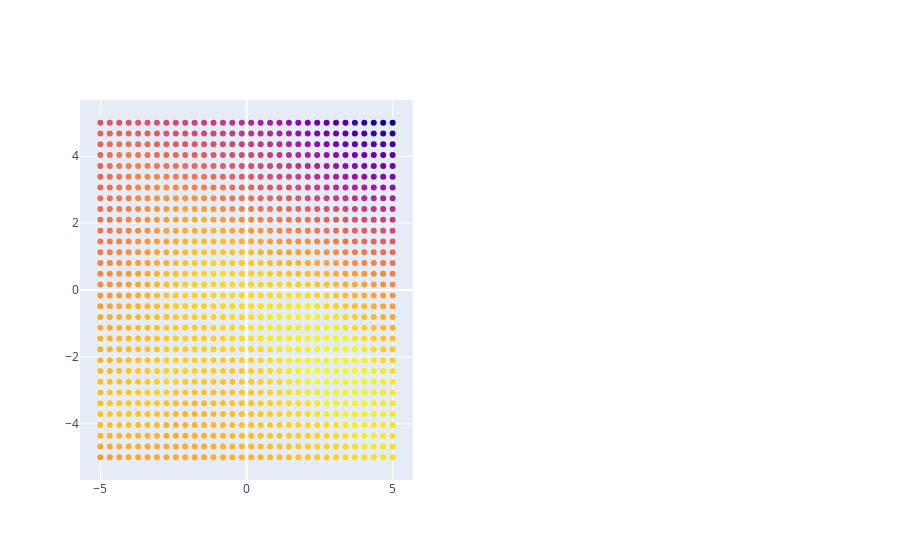

Notebook code cell kept with this figure:
### Code cell
subset = df[(np.isclose(df['t'], 0.87)) & (df['z'] == -5.000000)]
fig = make_subplots(rows=1, cols=2)

fig.add_trace(
    go.Scatter(x=subset['x'], y=subset['y'], mode = 'markers', marker=dict(
        color=subset['predicted']
    )),
    row=1, col=1
)

fig.show()

### Figure 1 — Plotly figure (JSON) as saved in the notebook; plotly's stock layout.template omitted (floating-point values rounded to 4 significant figures; data arrays with more than 128 entries replaced by an {"elided": "..."} marker saying what was removed)
{"data": [{"marker": {"color": {"elided": "1024 float values"}}, "mode": "markers", "type": "scatter", "x": {"elided": "1024 float values"}, "xaxis": "x", "y": {"elided": "1024 float values"}, "yaxis": "y"}], "layout": {"xaxis": {"anchor": "y", "domain": [0, 0.45]}, "xaxis2": {"anchor": "y2", "domain": [0.55, 1]}, "yaxis": {"anchor": "x", "domain": [0, 1]}, "yaxis2": {"anchor": "x2", "domain": [0, 1]}}}
